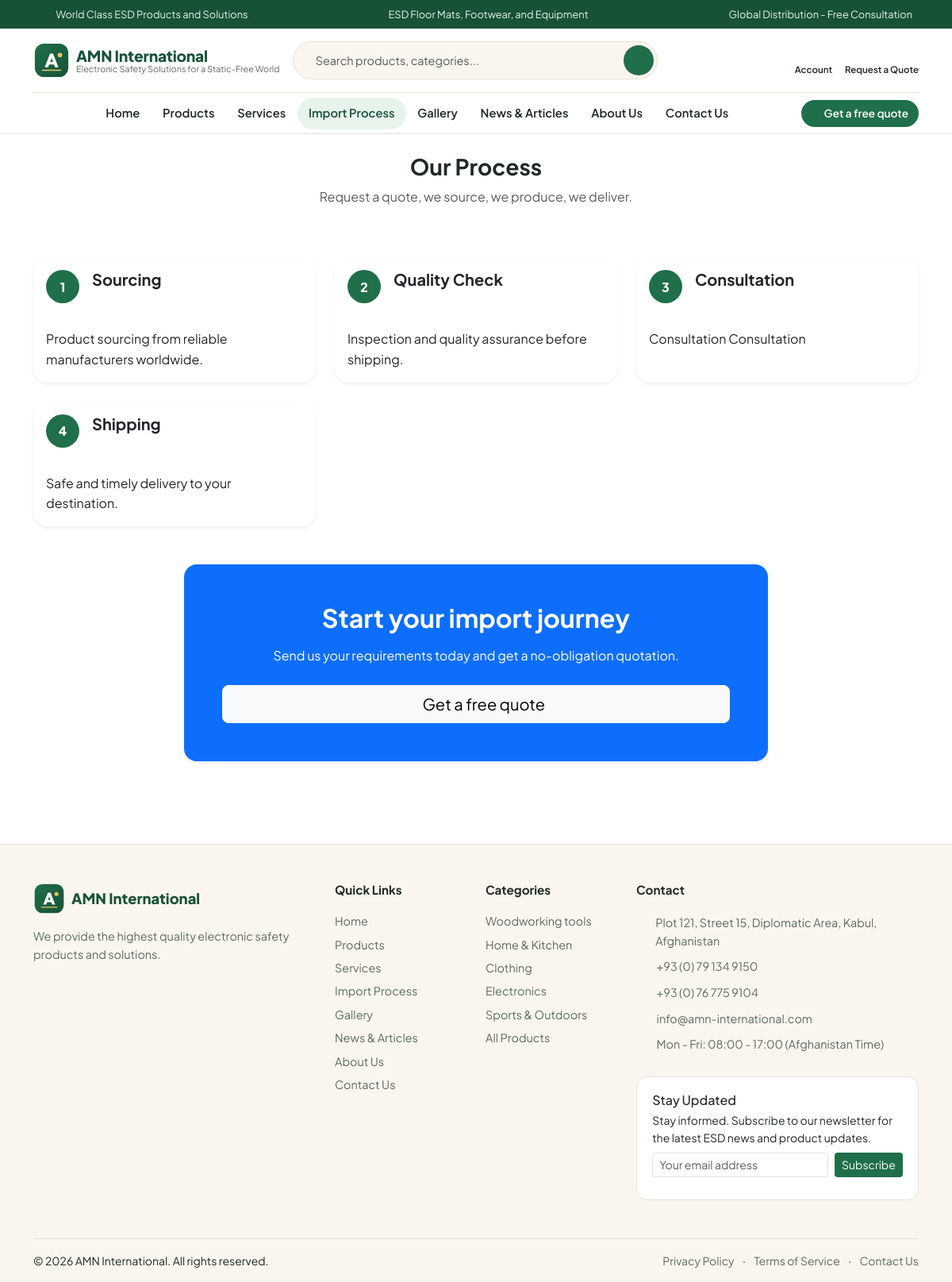
Page /import-process on the committed database.
### tables this page shows
CREATE TABLE `process_steps` (
  `id` int(10) UNSIGNED NOT NULL,
  `title` varchar(150) NOT NULL,
  `group_name` varchar(80) DEFAULT NULL,
  `description` text NOT NULL,
  `icon` varchar(50) DEFAULT NULL,
  `image` varchar(255) DEFAULT NULL,
  `is_active` tinyint(1) NOT NULL DEFAULT 1,
  `sort_order` int(11) NOT NULL DEFAULT 0,
  `created_at` datetime NOT NULL,
  `updated_at` datetime NOT NULL
);

CREATE TABLE `categories` (
  `id` int(10) UNSIGNED NOT NULL,
  `name` varchar(150) NOT NULL,
  `slug` varchar(150) NOT NULL,
  `description` text DEFAULT NULL,
  `image` varchar(255) DEFAULT NULL,
  `is_active` tinyint(1) NOT NULL DEFAULT 1,
  `sort_order` int(11) NOT NULL DEFAULT 0,
  `created_at` datetime NOT NULL,
  `updated_at` datetime NOT NULL
);

### app/Views/process/index.php (the view, shortened to what the rows shown need)
<div class="section pt-4">
    <div class="container">
        <div class="row mb-5">
            <div class="col-lg-8 mx-auto text-center">
                <h1 class="h3 fw-bold"><?= e($title) ?></h1>
                <p class="text-muted"><?= e($description) ?></p>
            </div>
        </div>
        <div class="row g-4">
            <?php $stepNo = 1; foreach ($steps as $step): ?>
                <div class="col-12 col-md-6 col-lg-4">
                    <div class="card step-card h-100 border-0 shadow-sm">
                        <div class="card-header border-0 bg-transparent py-3 d-flex align-items-start">
                            <span class="step-number me-3"><?= $stepNo++ ?></span>
                            <div>
                                <h5 class="card-title fw-bold mb-1"><?= e($step['title']) ?></h5>
                            </div>
                        </div>
                        <div class="card-body">
                            <p class="card-text"><?= e($step['description']) ?></p>
                        </div>
                    </div>
                </div>
            <?php endforeach; ?>
        </div>
        <div class="row mt-5">
            <div class="col-lg-8 mx-auto">
                <div class="card border-0 shadow-sm p-5 rounded-4 text-center bg-primary text-white">
                    <h2 class="fw-bold mb-3"><?= e(__('process.cta_title')) ?></h2>
                    <p class="mb-4 opacity-90"><?= e(__('process.cta_text')) ?></p>
                    <a class="btn btn-light btn-lg" href="<?= e(url('quote')) ?>"><?= icon('quote', 16) ?> <?= e(__('common.free_quote')) ?></a>
                </div>
            </div>
        </div>
    </div>
</div>

### app/Core/Router.php (shortened to what the rows shown need)
<?php
class Router
{
    private array $routes = [];
    public function add(string $method, string $pattern, array $handler): void
    {
        $regex = '#^' . preg_replace('#\{([a-zA-Z_]+)\}#', '(?P<$1>[^/]+)', trim($pattern, '/')) . '$#u';
        $this->routes[] = [
            'method'  => strtoupper($method),
            'pattern' => trim($pattern, '/'),
            'regex'   => $regex,
            'handler' => $handler,
        ];
    }
    public function dispatch(string $method, string $path): void
    {
        $path = trim(rawurldecode($path), '/');
        foreach ($this->routes as $route) {
            if (!preg_match($route['regex'], $path, $matches)) {
                continue;
            }
            $params = array_filter($matches, 'is_string', ARRAY_FILTER_USE_KEY);
            [$class, $action] = $route['handler'];
            $controller = new $class();
            $controller->$action(...array_values($params));
            return;
        }
    }
}

### app/Views/layouts/site.php (shortened to what the rows shown need)
<?php
$announcement = array_values(array_filter([
    setting('announcement_1', __('announcement.1')),
    setting('announcement_2', __('announcement.2')),
    setting('announcement_3', __('announcement.3')),
]));
?>
<!DOCTYPE html>
<html lang="<?= e(setting('site_language', 'en')) ?>">
<head>
    <link rel="stylesheet" href="https://cdn.jsdelivr.net/npm/bootstrap@5.3.2/dist/css/bootstrap.min.css">
    <link rel="stylesheet" href="<?= e(asset('css/site.css')) ?>">
</head>
<body class="d-flex flex-column min-vh-100">
<?php if ($announcement): ?>
<div class="announcement-bar">
    <div class="container d-flex flex-wrap justify-content-center justify-content-md-between align-items-center gap-2 py-1">
        <?php foreach ($announcement as $item): ?>
            <span class="announcement-item"><?= icon('check', 14) ?> <?= e($item) ?></span>
        <?php endforeach; ?>
    </div>
</div>
<?php endif; ?>
<header class="site-header sticky-top">
    <div class="container">
        <div class="header-main d-flex align-items-center gap-3 py-3">
            <a class="brand d-flex align-items-center gap-2 text-decoration-none" href="<?= e(url('/')) ?>">
                <img src="<?= e(upload_url(setting('company_logo', 'assets/images/logo.svg'))) ?>" alt="<?= e(setting('company_name')) ?> logo" class="brand-logo" width="46" height="46" onerror="this.src='<?= e(asset('images/logo.svg')) ?>'">
                <span class="brand-text">
                    <span class="brand-name"><?= e(setting('company_name')) ?></span>
                    <span class="brand-slogan"><?= e(setting('company_slogan')) ?></span>
                </span>
            </a>
            <form class="header-search d-none d-md-flex" action="<?= e(url('products')) ?>" method="get" role="search">
                <input id="header-search-input" type="search" name="q" class="form-control" placeholder="<?= e(__('common.search_products')) ?>" value="<?= e($_GET['q'] ?? '') ?>">
                <button class="btn btn-search" type="submit" aria-label="<?= e(__('common.search')) ?>"><?= icon('search', 18) ?></button>
            </form>
            <div class="header-actions d-flex align-items-center gap-3 ms-md-auto">
                <a class="header-action" href="<?= e(url('admin/login')) ?>">
                    <?= icon('headset', 22) ?>
                    <span><?= __('nav.login') ?></span>
                </a>
                <a class="header-action position-relative" href="<?= e(url('quote')) ?>">
                    <?= icon('quote', 22) ?>
                    <span><?= __('common.request_quote') ?></span>
                </a>
            </div>
        </div>
        <nav id="mainNav" class="main-nav collapse navbar-collapse" aria-label="Main navigation">
            <?php
            $navRaw = setting('nav_links', "Home|/\nProducts|/products\nServices|/services\nImport Process|/import-process\nGallery|/gallery\nNews & Articles|/news\nAbout Us|/about\nContact Us|/contact");
            $currentPath = parse_url($_SERVER['REQUEST_URI'] ?? '/', PHP_URL_PATH) ?? '/';
            $navItems = [];
            foreach (preg_split('/\r?\n/', $navRaw) as $line) {
                $parts = array_map('trim', explode('|', $line, 2));
                if (count($parts) === 2 && $parts[0] !== '' && $parts[1] !== '') {
                    $navItems[] = $parts;
                }
            }
            ?>
            <ul class="navbar-nav mx-auto">
                <?php foreach ($navItems as [$label, $path]): ?>
                    <?php $isActive = $path === '/' ? (rtrim($currentPath, '/') === rtrim(BASE_URL, '/')) : strpos($currentPath, BASE_URL . rtrim($path, '/')) !== false; ?>
                    <li class="nav-item">
                        <a class="nav-link<?= $isActive ? ' active' : '' ?>" href="<?= e(url($path)) ?>"><?= e($label) ?></a>
                    </li>
                <?php endforeach; ?>
            </ul>
            <a class="btn btn-nav-cta d-none d-lg-inline-flex" href="<?= e(url('quote')) ?>"><?= icon('quote', 16) ?> <?= e(__('common.free_quote')) ?></a>
        </nav>
    </div>
</header>
<main class="flex-grow-1">
    <?= $content ?>
</main>
<footer class="site-footer mt-5">
    <div class="container">
        <div class="row g-4 py-5">
            <div class="col-12 col-lg-4">
                <div class="footer-brand d-flex align-items-center gap-2 mb-3">
                    <img src="<?= e(upload_url(setting('company_logo', 'assets/images/logo.svg'))) ?>" alt="" width="40" height="40" onerror="this.src='<?= e(asset('images/logo.svg')) ?>'">
                    <span><?= e(setting('company_name')) ?></span>
                </div>
                <p class="footer-about"><?= e(setting('footer_about', __('footer.about_text'))) ?></p>
            </div>
            <div class="col-6 col-lg-2">
                <h5 class="footer-title"><?= __('footer.quick_links') ?></h5>
                <ul class="footer-links">
                    <?php foreach (array_slice($navItems, 0, 8) as [$label, $path]): ?>
                        <li><a href="<?= e(url($path)) ?>"><?= e($label) ?></a></li>
                    <?php endforeach; ?>
                </ul>
            </div>
            <div class="col-6 col-lg-2">
                <h5 class="footer-title"><?= __('footer.categories_title') ?></h5>
                <ul class="footer-links">
                    <?php foreach (\App\Models\Category::withCounts() as $cat): ?>
                        <li><a href="<?= e(url('products')) ?>?category=<?= (int)$cat['id'] ?>"><?= e($cat['name']) ?></a></li>
                    <?php endforeach; ?>
                    <li><a href="<?= e(url('products')) ?>"><?= __('common.all') ?> <?= __('common.products') ?></a></li>
                </ul>
            </div>
            <div class="col-12 col-lg-4">
                <h5 class="footer-title"><?= __('footer.contact_title') ?></h5>
                <ul class="footer-contact">
                    <li><?= icon('pin', 16) ?> <span><?= e(setting('office_address')) ?></span></li>
                    <li><?= icon('phone', 16) ?> <a href="tel:<?= e(preg_replace('/[^0-9+]/', '', setting('phone'))) ?>"><?= e(setting('phone')) ?></a></li>
                    <li><?= icon('whatsapp', 16) ?> <a href="<?= e(setting('whatsapp_link')) ?>" target="_blank" rel="noopener noreferrer"><?= e(setting('whatsapp')) ?></a></li>
                    <li><?= icon('mail', 16) ?> <a href="mailto:<?= e(setting('email')) ?>"><?= e(setting('email')) ?></a></li>
                    <li><?= icon('clock', 16) ?> <span><?= e(setting('working_hours')) ?></span></li>
                </ul>
                <div class="newsletter-box mt-4">
                    <h6 class="mb-1"><?= __('footer.newsletter_title') ?></h6>
                    <p class="small mb-2"><?= e(setting('newsletter_text', __('footer.newsletter_text'))) ?></p>
                    <form class="newsletter-form d-flex gap-2" action="<?= e(url('ajax/newsletter')) ?>" method="post" data-ajax="newsletter" novalidate>
                        <input id="newsletter-email" type="email" name="email" class="form-control form-control-sm" placeholder="<?= e(__('common.email_address')) ?>" required>
                        <button class="btn btn-sm btn-newsletter" type="submit"><?= __('common.subscribe') ?></button>
                    </form>
                </div>
            </div>
        </div>
        <div class="footer-bottom d-flex flex-wrap justify-content-between align-items-center gap-2 py-3">
            <p class="mb-0 small">&copy; <?= date('Y') ?> <?= e(setting('company_name')) ?>. <?= __('footer.rights') ?></p>
            <div class="footer-legal small">
                <a href="<?= e(url('about')) ?>"><?= __('footer.privacy') ?></a>
                <span class="mx-2">·</span>
                <a href="<?= e(url('about')) ?>"><?= __('footer.terms') ?></a>
                <span class="mx-2">·</span>
                <a href="<?= e(url('contact')) ?>"><?= __('common.contact') ?></a>
            </div>
        </div>
    </div>
</footer>
</body>
</html>

### rows in the picture
process_steps: title "Sourcing", description "Product sourcing from reliable manufacturers worldwide."
process_steps: title "Quality Check", description "Inspection and quality assurance before shipping."
process_steps: title "Consultation", description "Consultation Consultation"
process_steps: title "Shipping", description "Safe and timely delivery to your destination."
categories: name "Woodworking tools"
categories: name "Home & Kitchen"
categories: name "Clothing"
categories: name "Electronics"
categories: name "Sports & Outdoors"

### other values in the picture
$item "World Class ESD Products and Solutions"
$item "ESD Floor Mats, Footwear, and Equipment"
$item "Global Distribution - Free Consultation"
$label "Home"
$label "Products"
$label "Services"
$label "Import Process"
$label "Gallery"
$label "News & Articles"
$label "About Us"
$label "Contact Us"
